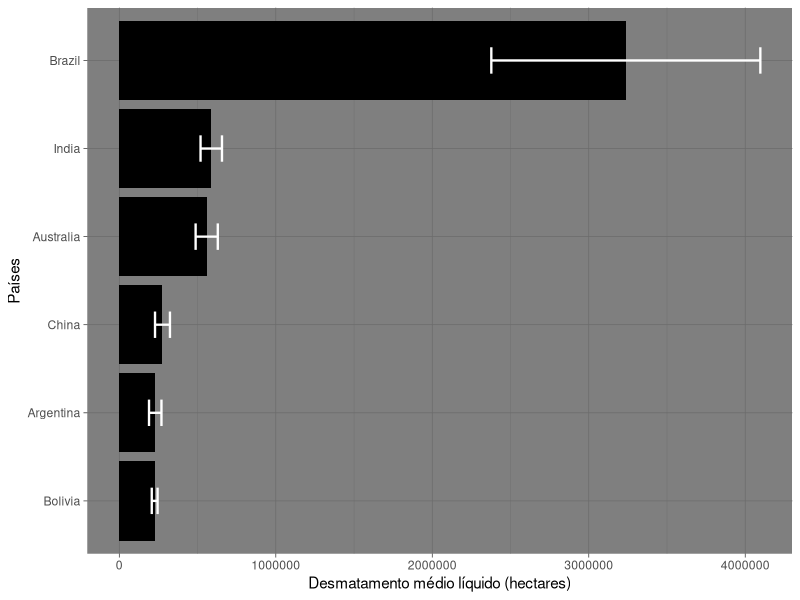
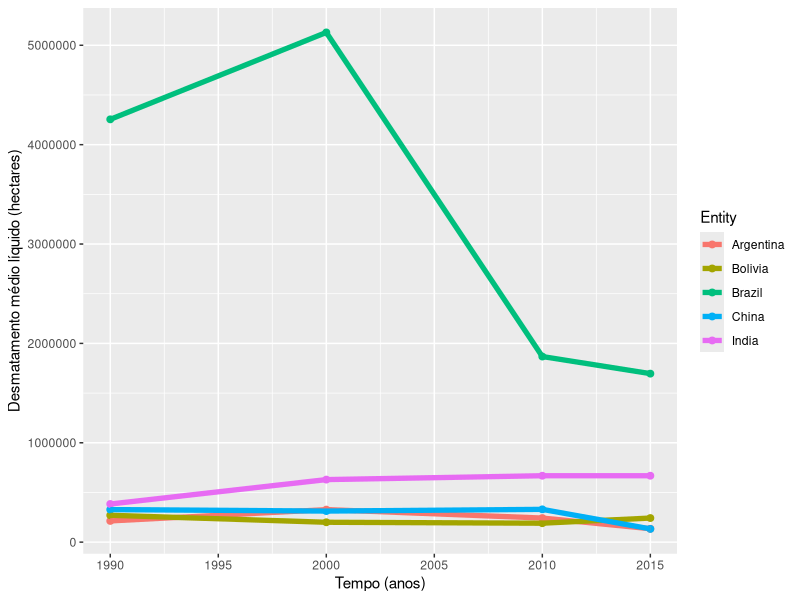

These charts were generated, in order, by the following R code:

# Desmatamento no mundo --------------------------------------------------------------------------------------------------------------------
# Autora do script: Jeanne Franco ----------------------------------------------------------------------------------------------------------
# Data: 25/08/22 ---------------------------------------------------------------------------------------------------------------------------
# Referência: https://ourworldindata.org/working-hours -------------------------------------------------------------------------------------

# Sobre os dados ---------------------------------------------------------------------------------------------------------------------------

### A perda florestal líquida não é o mesmo que a desflorestação - ela mede a 
### desflorestação mais quaisquer ganhos na floresta durante um determinado 
### período.

### Durante a década desde 2010, a perda líquida nas florestas a nível 
### mundial foi de 4,7 milhões de hectares por ano. No entanto, as taxas 
### de desflorestação foram muito mais elevadas.

### A FAO da ONU estima que 10 milhões de hectares de floresta foram 
### abatidos todos os anos.

# Pacotes necessários para as análises -----------------------------------------------------------------------------------------------------

library(tidyverse)

# Carregar dados ---------------------------------------------------------------------------------------------------------------------------

desm <- read.csv("annual-deforestation.csv")
view(desm)
names(desm)

# Manipular dados --------------------------------------------------------------------------------------------------------------------------

desm1 <- desm %>%
  select(-Code) %>%
  filter(Entity %in% c("Brazil", "China", "Argentina",
                       "Bolivia", "India", "Australia")) %>%
  group_by(Entity) %>%
  summarise(media = mean(Deforestation),
            sd = sd(Deforestation), n = n(),
            se = sd/sqrt(n)) %>%
  view()

desm2 <- desm %>%
  select(-Code) %>%
  filter(Entity %in% c("China", "Argentina",
                       "Bolivia", "India", "Brazil")) %>%
  view()

# Gráficos ---------------------------------------------------------------------------------------------------------------------------------

options(scipen = 999)

ggplot(desm1, aes(x = fct_reorder(Entity, media), y = media)) +
  geom_col(fill = "black") +
  geom_errorbar(aes(x = Entity, y = media,
                    ymin = media - se, ymax = media + se),
                col = "white", width = 0.3, size = 0.8) +
  coord_flip() +
  labs(x = "Países", y = "Desmatamento médio líquido (hectares)") +
  theme_dark()

ggplot(desm2, aes(x = Year, y = Deforestation, 
                  group = Entity, color = Entity)) +
  geom_point(size = 2) +
  geom_line(size = 1.8) +
  labs(x = "Tempo (anos)", 
       y = "Desmatamento médio líquido (hectares)") +
  theme(legend.position = "none") +
  theme_get()
  
